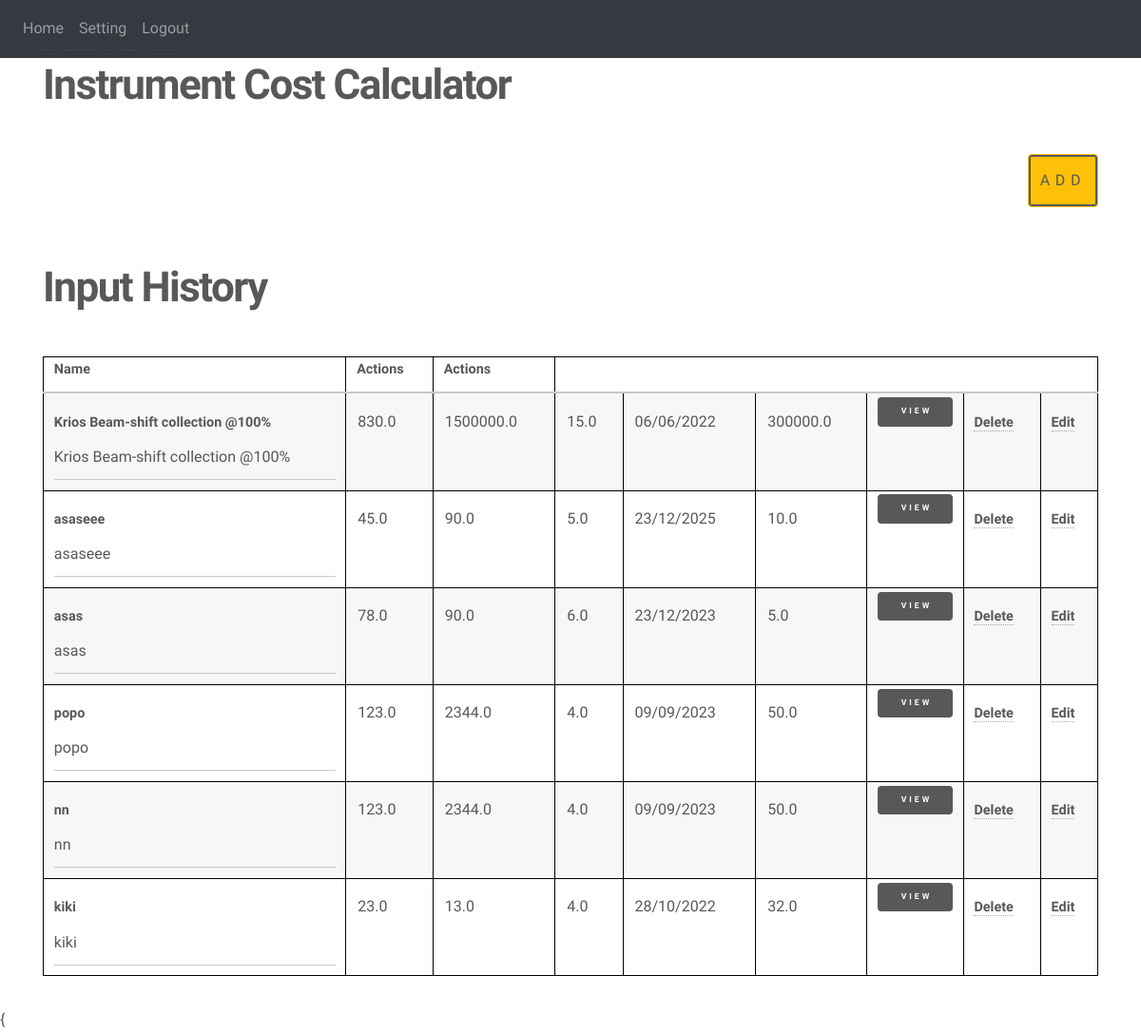
Page / (signed in) on the earlier database version.
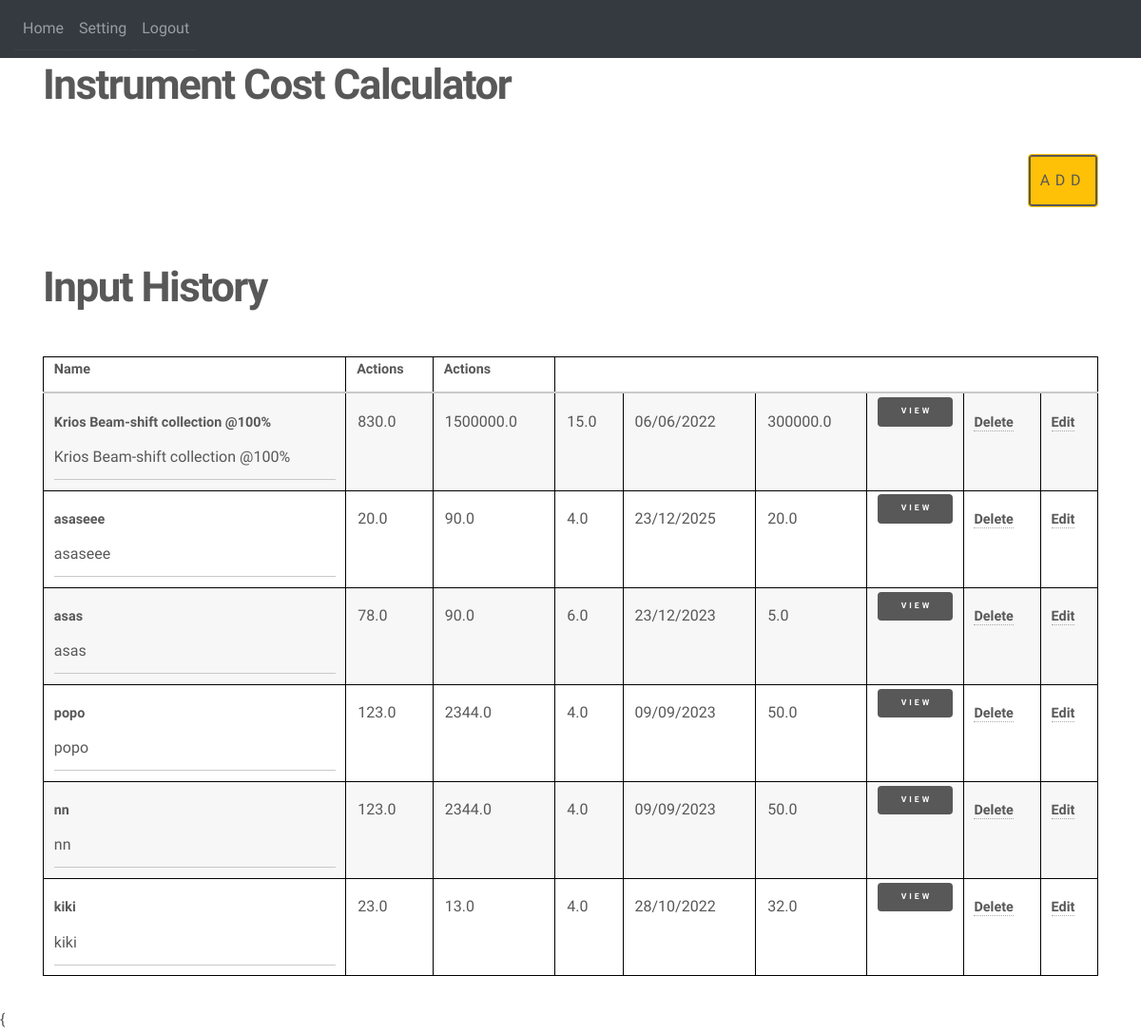
Same page on the later database version.
### website/models.py (models this page shows)
class History(db.Model):
    id = db.Column(db.Integer, primary_key=True)
    name = db.Column(db.String(50))
    data_generated = db.Column(db.Float)
    price = db.Column(db.Float)
    lifetime = db.Column(db.Float)
    start_date = db.Column(db.String(15))
    initial_size = db.Column(db.Float)
    date = db.Column(db.DateTime(timezone=True), default=func.now())
    user_id = db.Column(db.Integer, db.ForeignKey('user.id'))

### website/views.py (the view)
@views.route('/', methods=['GET', 'POST'])
@login_required
def home():
    return render_template("home.html", user=current_user)

### website/__init__.py (called while the page is built)
def create_app():
    app = Flask(__name__)
    app.config['SECRET_KEY'] = 'hjshjhdjah kjshkjdhjs'
    basedir = path.abspath(path.dirname(__file__))
    app.config['SQLALCHEMY_DATABASE_URI'] = 'sqlite:///' + path.join(basedir, 'database.db')
    db.init_app(app)
    from .views import views
    from .auth import auth
    app.register_blueprint(views, url_prefix='/')
    app.register_blueprint(auth, url_prefix='/')
    app.jinja_env.globals.update(calculate_accmult = calculate_accmult)
    app.jinja_env.globals.update(calculate_cost = calculate_cost)
    from .models import User, History
    create_database(app)
    login_manager = LoginManager()
    login_manager.login_view = 'auth.login'
    login_manager.init_app(app)
    @login_manager.user_loader
    def load_user(id):
        return User.query.get(int(id))
    return app

### website/templates/home.html (shortened to what this page needs)
{% extends "base.html" %}
{% block content %}
<h1 align="left">Instrument Cost Calculator</h1>
<div align="right">
     <button type="button" name="age" id="age" data-toggle="modal" data-target="#add_data_Modal" class="btn btn-warning">Add</button>
</div>
<br>
<br>
<h1 align = "Left">Input History</h1>
<div class="table-wrapper">
  <table>
    <thead>
      <tr>
        <th>Name</th>
        <th>Actions</th>
        <th>Actions</th>
      </tr>
    </thead>
    <tbody>
      {%if user.histories %}
        {% for history in user.histories %}
        <tr>
          <th>
              <div class="edit">{{ history.name }}</div>
              <input type="text" class="txtedit" value="{{ history.name }}" id="{{ history.id }})">
          </th>
          <td>{{ history.data_generated }}</td>
          <td>{{ history.price }}</td>
          <td>{{ history.lifetime }}</td>
          <td>{{ history.start_date }}</td>
          <td>{{ history.initial_size }}</td>
          <th>
            <a class="button fit primary small" href="/view-history/{{ history.id }}">View</a>
          </th>
          <th>
            <a  onClick  = "deleteHistory({{ history.id }})">Delete</a>
          </th>
          <th>
            <a  onclick="openForm()" >Edit</a>
          </th>
        </tr>
        {% endfor %}
      {% endif %}
    </tbody>
  </table>
</div>
{% endblock %}

Differences in the rows shown:
changed History "asaseee": data_generated "45.0" → "20.0"; lifetime "5.0" → "4.0"; initial_size "10.0" → "20.0"
